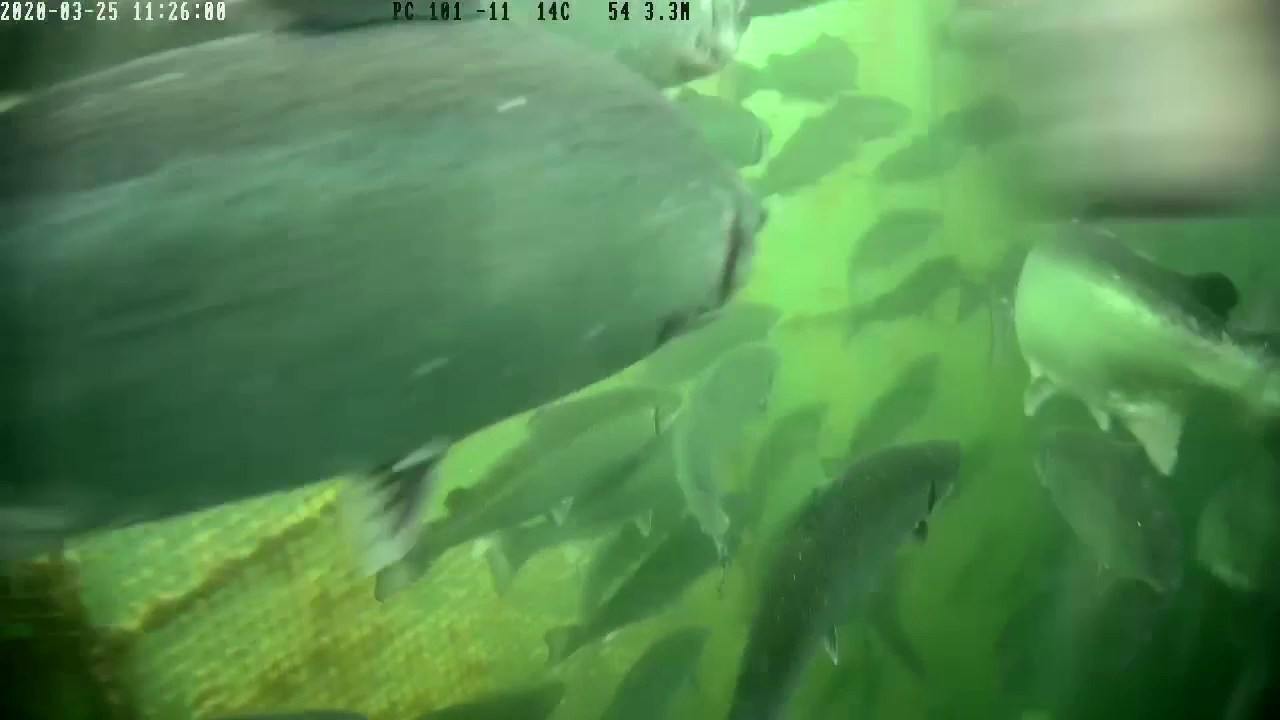
#> input picture frame 6 of data/seatru_antes.mp4, 1280 x 720 px
$ python interfaz2.py
#> lines starting #> are read from the running program, lines starting #| are printed output that depends on the picture; pictures that were not available may be replaced by others from this repository, and a replacement may not be noted
from tkinter import*
import cv2
import numpy as np
import time
#Función draw_text: genera un rectángulo y agrega texto en él.
def draw_text(img, text,
          font=cv2.FONT_HERSHEY_PLAIN,
          pos=(0, 0),
          font_scale=1,
          font_thickness=1,
          text_color=(0, 255, 0),
          text_color_bg=(0, 0, 0)
          ):

    x, y = pos
    text_size, _ = cv2.getTextSize(text, font, font_scale, font_thickness)
    text_w, text_h = text_size
    cv2.rectangle(img, pos, (x + text_w, y + text_h), text_color_bg, -1)
    cv2.putText(img, text, (x, y + text_h + font_scale - 1), font, font_scale, text_color, font_thickness)

    return text_size
#Funcion images: Pone 4 videos en comparación y agrega sus metricas
def images(list_data):
    cap = [cv2.VideoCapture(i) for i in list_data]
    frames = [None] * len(names)
    ret = [None] * len(names)
    for i in cap:
        if (i.isOpened()== False):
            print("Error opening video stream or file")

    while True:
        for i,c in enumerate(cap):
            if c is not None:
                ret[i], frames[i] = c.read()
#> this loop made 4 passes
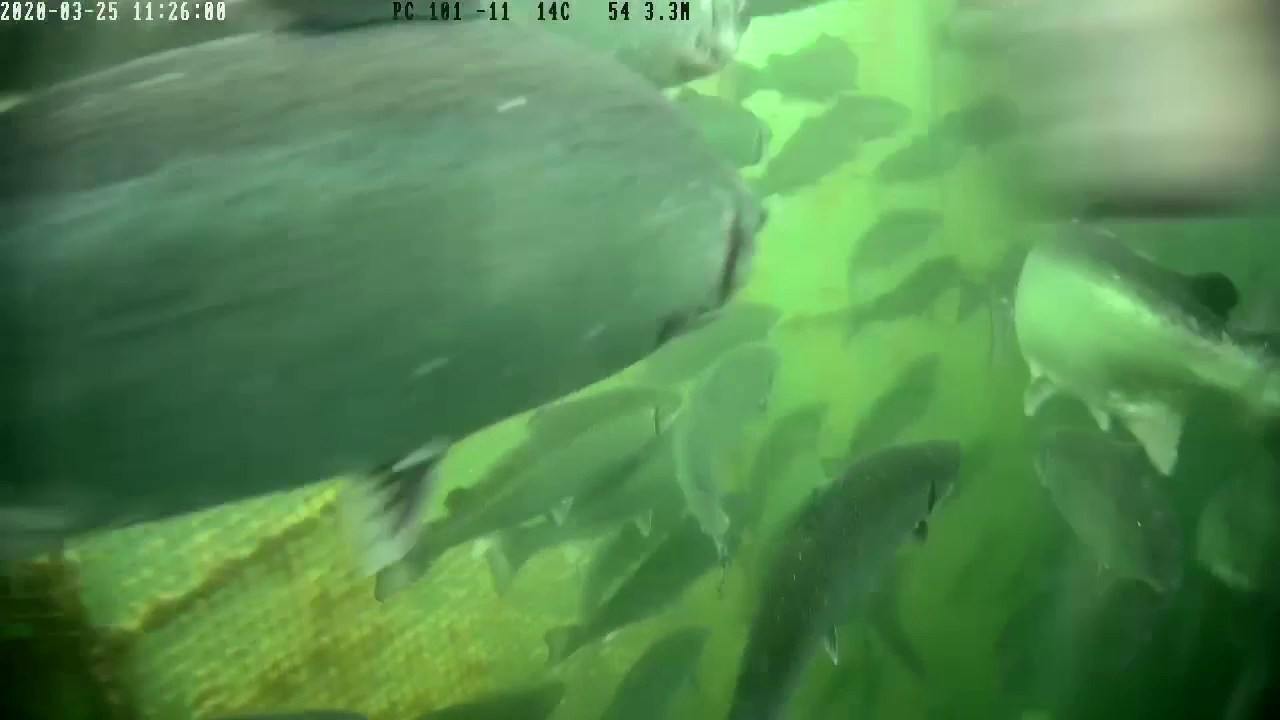
#> input picture frame 6 of data/seatru_antes.mp4, 1280 x 720 px
#> after the loop, frames = 4 items; ret = [True, True, True, True]


        if (ret[0]&ret[1]&ret[2]&ret[3]) is True:
            new_width = int(frames[0].shape[1]/2)
            new_height = int(frames[0].shape[0]/2)

            frame_half = cv2.resize(frames[0], (new_width, new_height))

            frame_half_2 = cv2.resize(frames[1], (new_width, new_height))

            frame_half_3 = cv2.resize(frames[2], (new_width, new_height))

            frame_half_4 = cv2.resize(frames[3], (new_width, new_height))

            Hori = np.concatenate((frame_half, frame_half_2), axis=1)
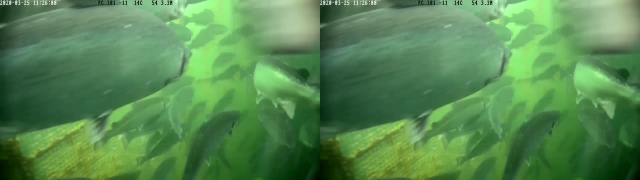
#> Hori: shape (360, 1280, 3) (shown at 1/2 size); mean of channels 0, 1, 2 81.6, 137.2, 86.5; drawn as B, G, R
            Hori2 = np.concatenate((frame_half_3, frame_half_4), axis=1)

            draw_text(Hori, "SeaTru", pos=(7, 25), text_color_bg=(0, 0, 0), text_color=(255,255,255))
            draw_text(Hori2, "Video Processing", pos=(7, 25), text_color_bg=(0, 0, 0), text_color=(255,255,255))

            draw_text(Hori, "Metricas: blablablabla", pos=(1050, 300), text_color_bg=(0, 0, 0), text_color=(255,255,255))
            draw_text(Hori, "blablablablablablablabla", pos=(1050, 315), text_color_bg=(0, 0, 0), text_color=(255,255,255))
            draw_text(Hori, "blablablablablablablabla", pos=(1050, 330), text_color_bg=(0, 0, 0), text_color=(255,255,255))

            draw_text(Hori2, "Metricas: blablablabla", pos=(1050, 300), text_color_bg=(0, 0, 0), text_color=(255,255,255))
            draw_text(Hori2, "blablablablablablablabla", pos=(1050, 315), text_color_bg=(0, 0, 0), text_color=(255,255,255))
            draw_text(Hori2, "blablablablablablablabla", pos=(1050, 330), text_color_bg=(0, 0, 0), text_color=(255,255,255))
#> in draw_text (call 8), `cv2.putText(img, text, (x, y + text_h + font_scale - 1), font, font_sc..`:
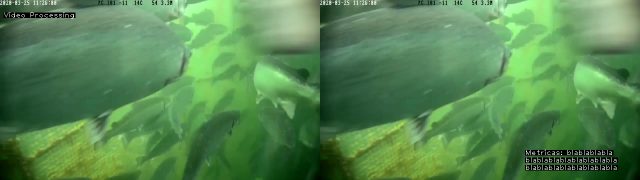
#> img: shape (360, 1280, 3) (shown at 1/2 size); mean of channels 0, 1, 2 81.6, 136.4, 86.5; drawn as B, G, R

            Verti = np.concatenate((Hori, Hori2), axis=0)
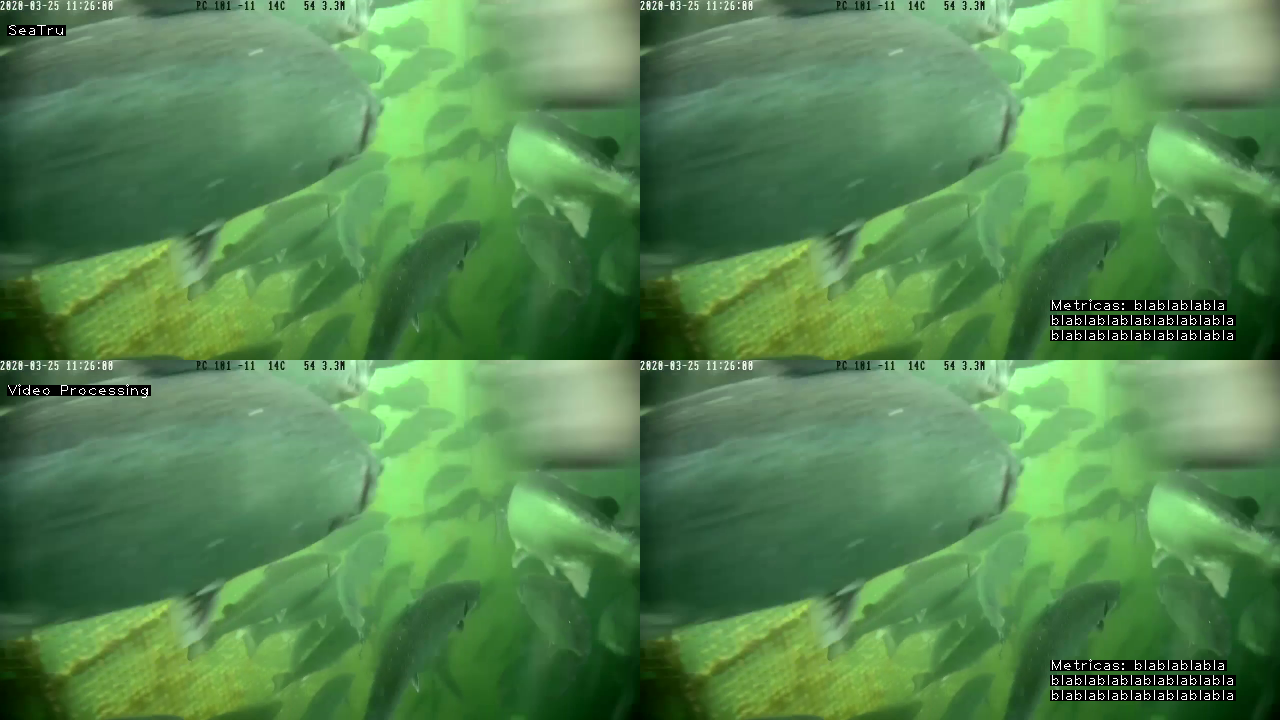
#> Verti: shape (720, 1280, 3); mean of channels 0, 1, 2 81.7, 136.5, 86.6; drawn as B, G, R
            cv2.imshow("ELO328", Verti)
            time.sleep(0.03333)
            #cv2.imshow('HORIZONTAL', Hori)
            #cv2.imshow('VERTICAL', Verti)
        else:
            for i,c in enumerate(cap):
                if(ret[i] == False):
                    c.set(cv2.CAP_PROP_POS_FRAMES, 0)


        if cv2.waitKey(1) & 0xFF == ord('q'):
#> (key q is pressed here)
            break

    for c in cap:
        if c is not None:
            c.release()

    cv2.destroyAllWindows()

names = ['data/seatru_antes.mp4', 'data/seatru_despues.avi', 'data/metodo2_antes.mp4', 'data/metodo2_despues.avi']
images(names)

$ run again, starting later in the video
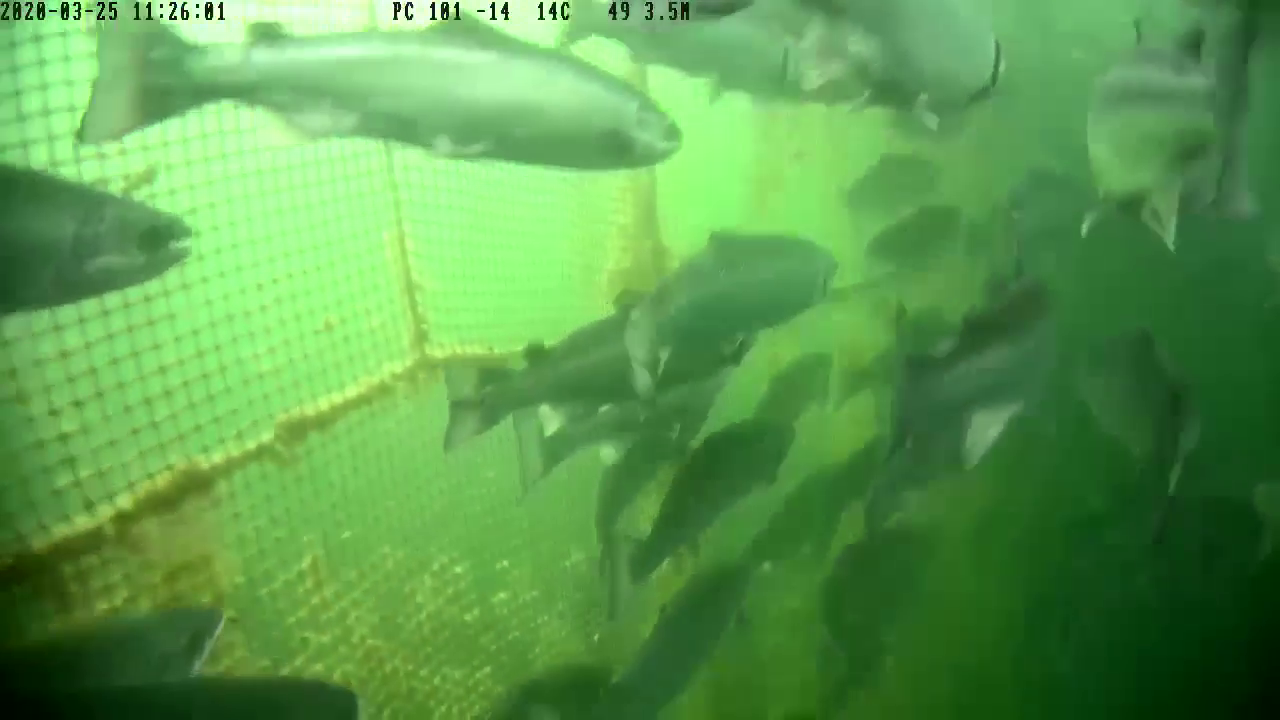
#> input picture frame 27 of data/seatru_antes.mp4, 1280 x 720 px
#> the loop in images, `for i,c in enumerate(cap):` made 4 passes
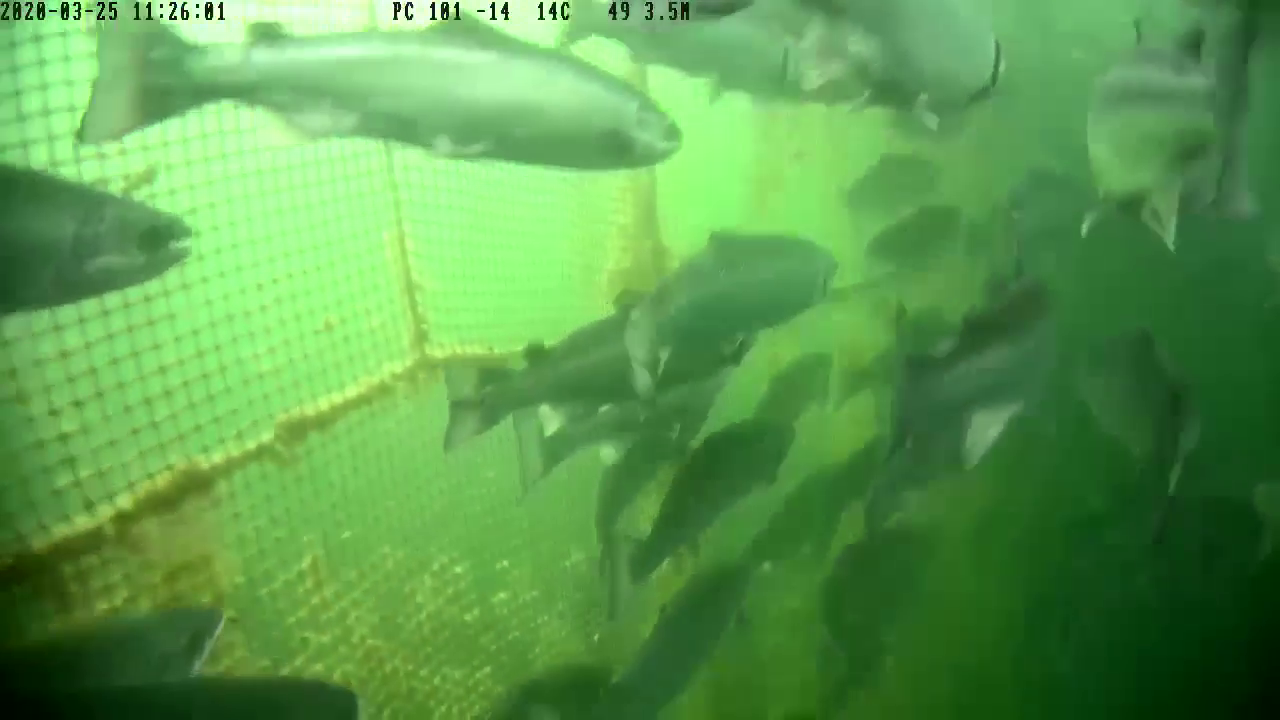
#> input picture frame 27 of data/seatru_antes.mp4, 1280 x 720 px
#> after the loop in images, `for i,c in enumerate(cap):`: frames = 4 items; ret = [True, True, True, True]
#> in draw_text (call 8), `cv2.putText(img, text, (x, y + text_h + font_scale - 1), font, font_sc..`:
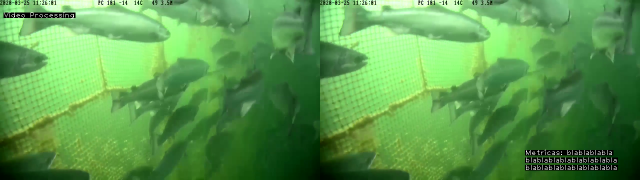
#> img: shape (360, 1280, 3) (shown at 1/2 size); mean of channels 0, 1, 2 77.7, 154.5, 90.9; drawn as B, G, R
#> in images, `Verti = np.concatenate((Hori, Hori2), axis=0)`:
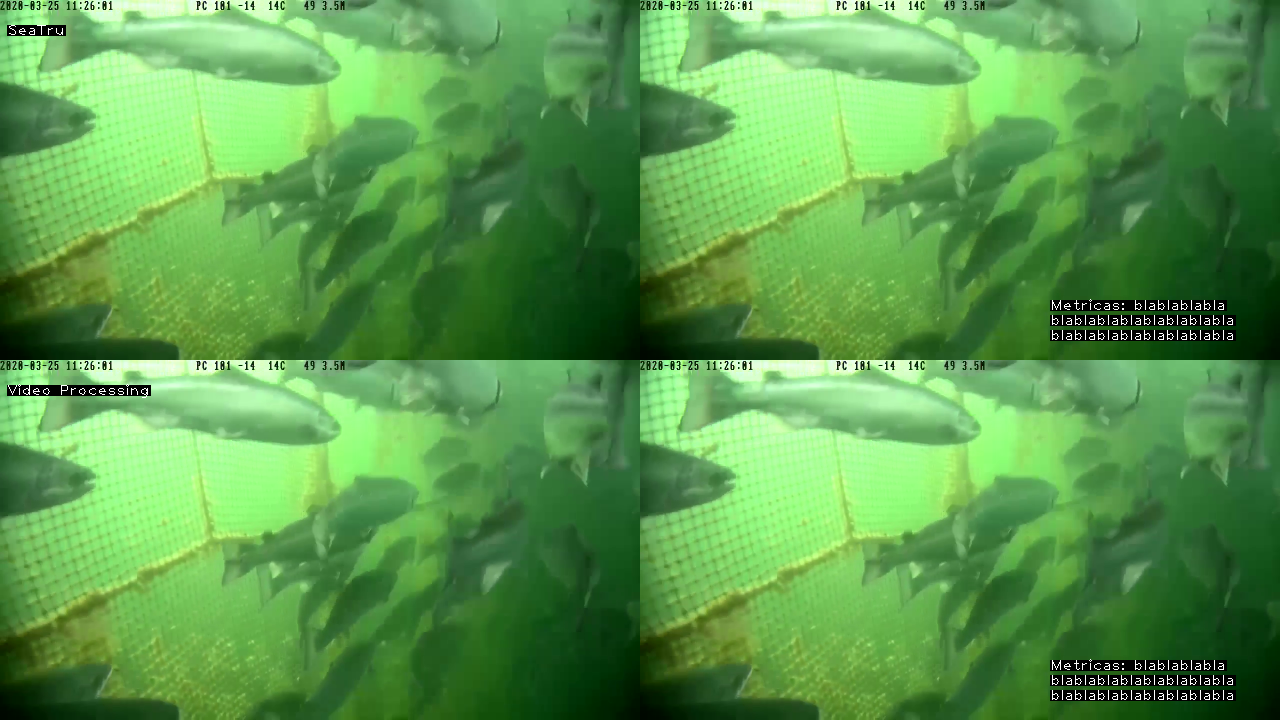
#> Verti: shape (720, 1280, 3); mean of channels 0, 1, 2 77.8, 154.7, 91; drawn as B, G, R

$ run again, starting later in the video
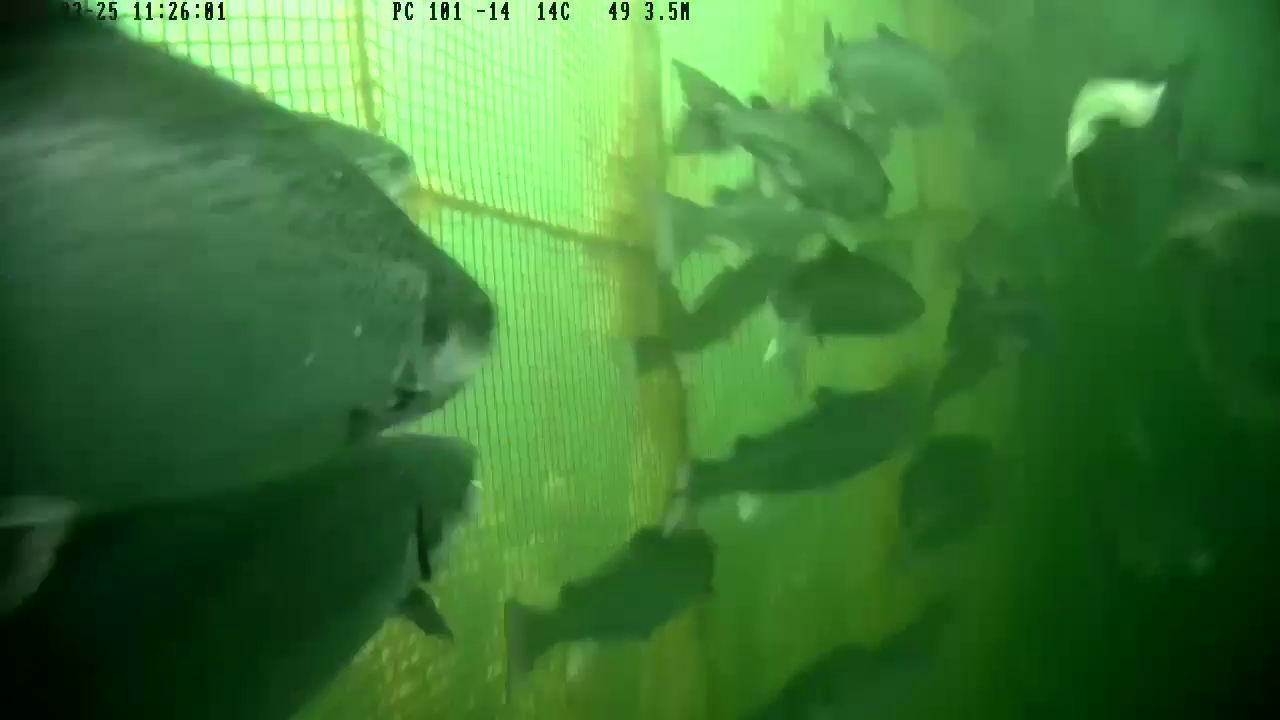
#> input picture frame 48 of data/seatru_antes.mp4, 1280 x 720 px
#> the loop in images, `for i,c in enumerate(cap):` made 4 passes
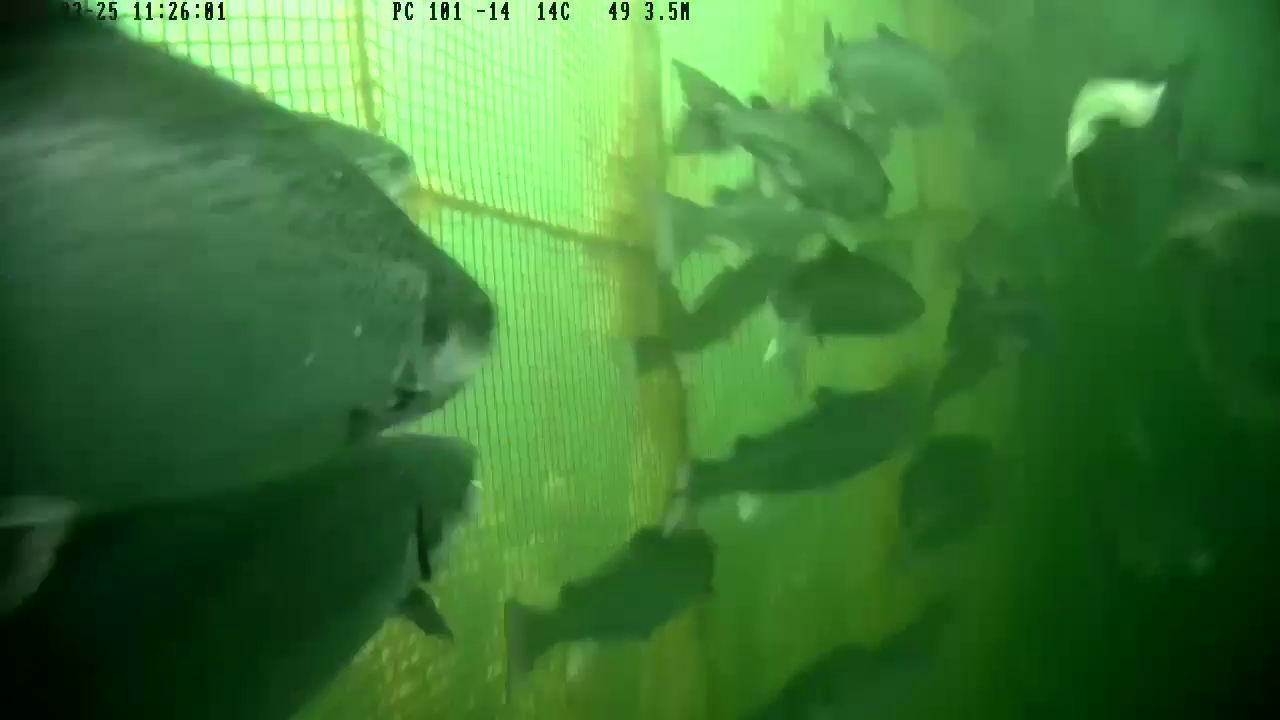
#> input picture frame 48 of data/seatru_antes.mp4, 1280 x 720 px
#> after the loop in images, `for i,c in enumerate(cap):`: frames = 4 items; ret = [True, True, True, True]
#> in draw_text (call 8), `cv2.putText(img, text, (x, y + text_h + font_scale - 1), font, font_sc..`:
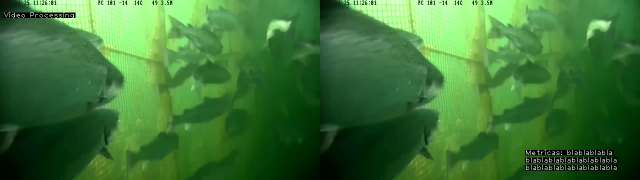
#> img: shape (360, 1280, 3) (shown at 1/2 size); mean of channels 0, 1, 2 54.5, 117.6, 61.5; drawn as B, G, R
#> in images, `Verti = np.concatenate((Hori, Hori2), axis=0)`:
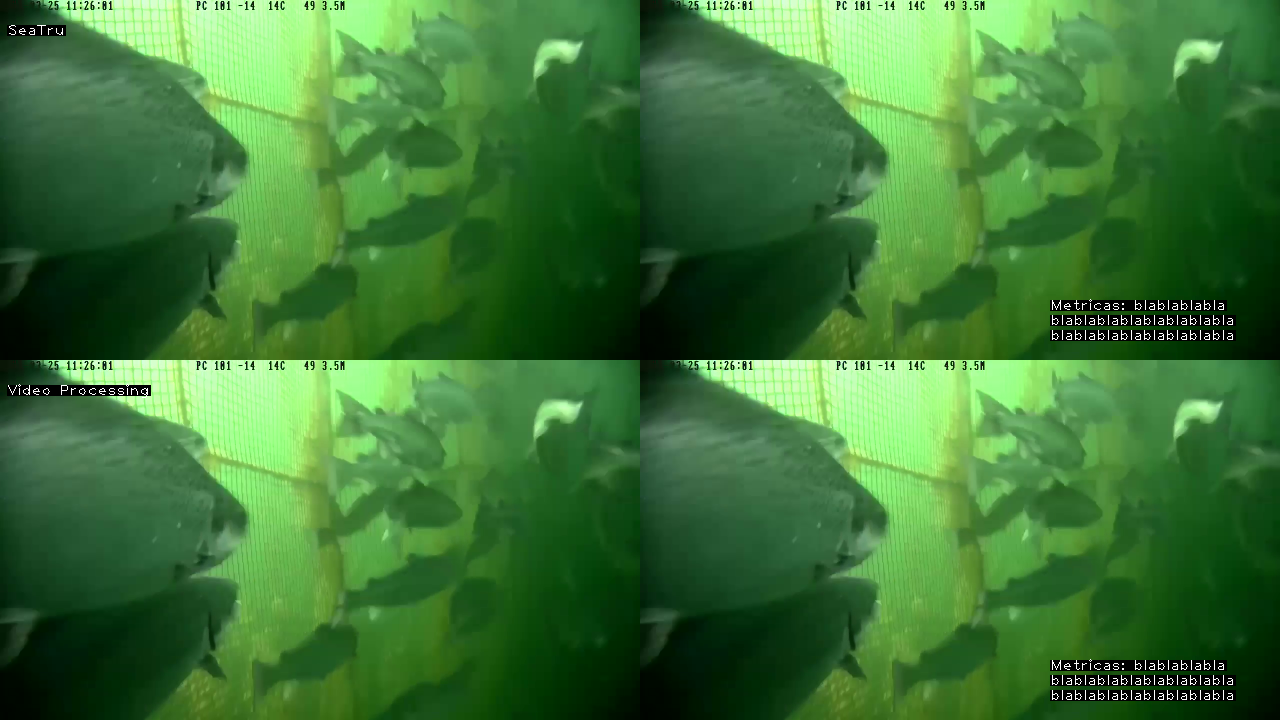
#> Verti: shape (720, 1280, 3); mean of channels 0, 1, 2 54.6, 117.8, 61.6; drawn as B, G, R
